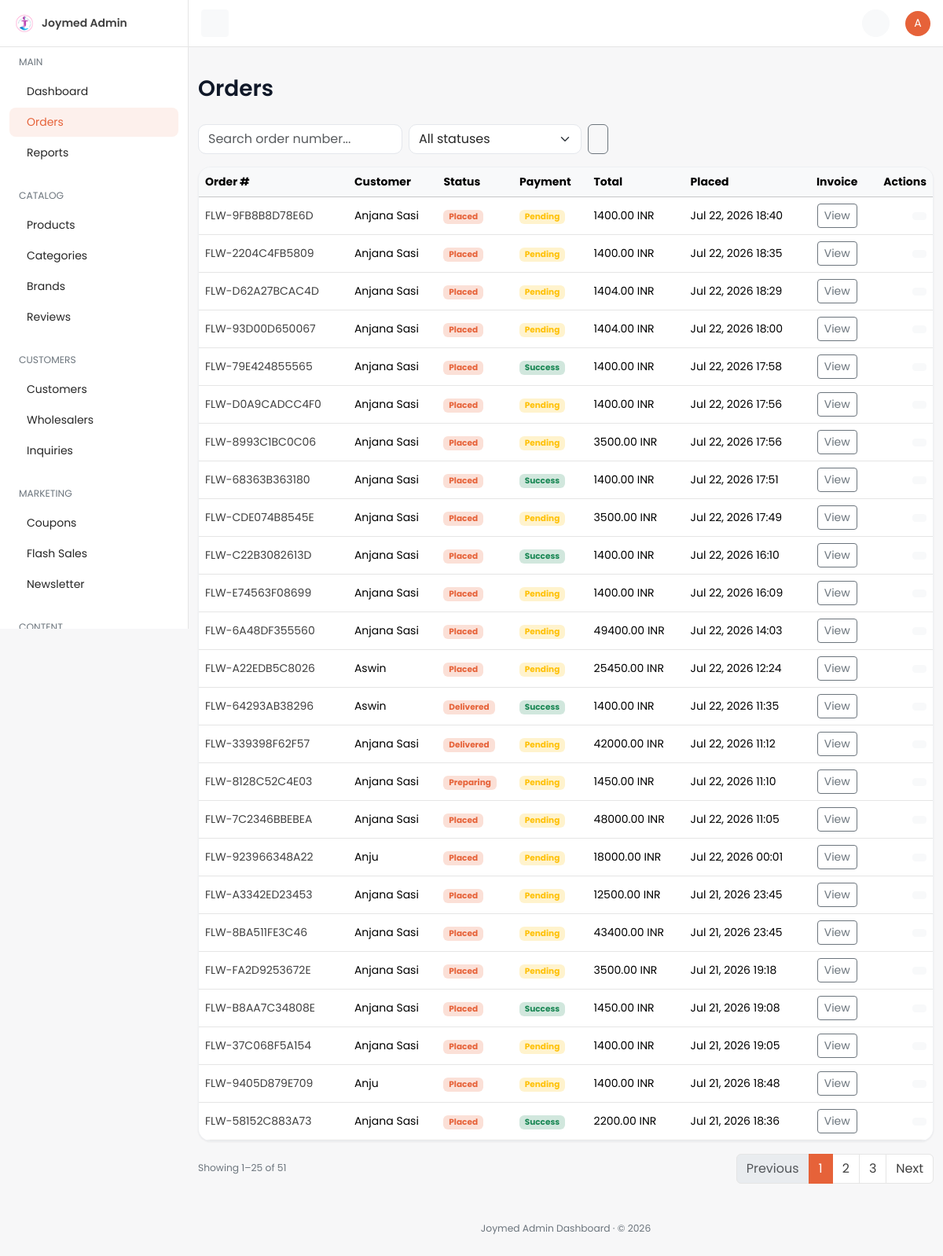
/dashboard/orders/ (signed in), run on an earlier commit of the app's database.
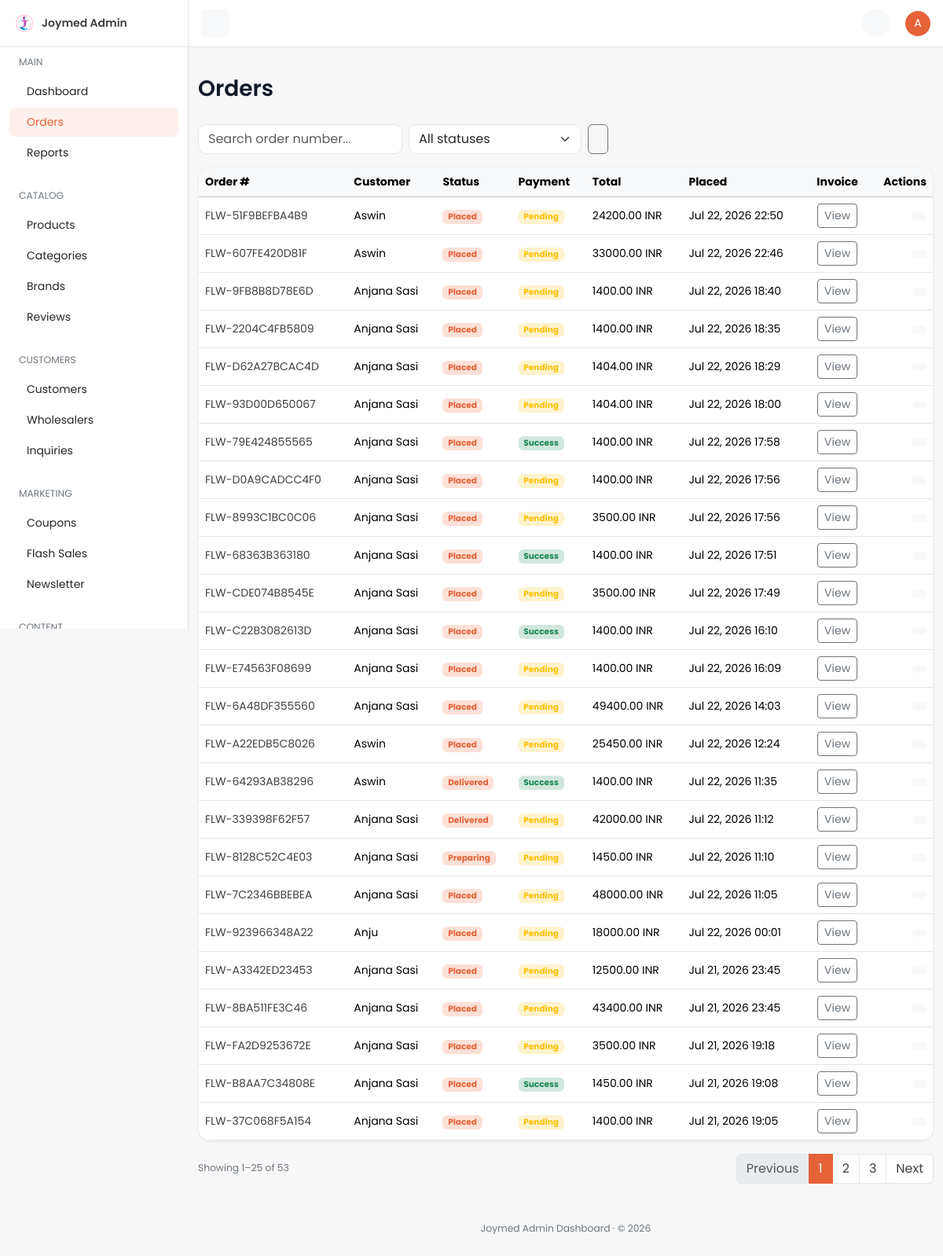
And on a later commit of the database.
### orders/models.py (models this page shows, shortened)
class Order(TimeStampedModel):
    customer_profile = models.ForeignKey(
        "accounts.CustomerProfile",
        on_delete=models.CASCADE,
        related_name="orders",
        null=True,
        blank=True,
        verbose_name="Customer profile",
        help_text="Owner of this order; null for guest checkout.",
    )
    cart = models.ForeignKey(
        "cart.Cart",
        on_delete=models.SET_NULL,
        null=True,
        blank=True,
        related_name="orders",
        verbose_name="Source cart",
    )
    order_number = models.CharField(
        max_length=32,
        unique=True,
        db_index=True,
        verbose_name="Order number",
        help_text="Human-readable unique order reference.",
    )
    idempotency_key = models.CharField(
        max_length=64,
        unique=True,
        null=True,
        blank=True,
        db_index=True,
        verbose_name="Idempotency key",
        help_text="Client-supplied key preventing duplicate order creation.",
    )
    order_status = models.CharField(
        max_length=20,
        choices=OrderStatus.choices,
        default=OrderStatus.RECEIVED,
        db_index=True,
        verbose_name="Order status",
    )
    delivery_date = models.DateField(
        null=True,
        blank=True,
        verbose_name="Delivery date",
        db_index=True,
    )
    subtotal = models.DecimalField(max_digits=12, decimal_places=2, default=0)
    coupon_discount = models.DecimalField(max_digits=12, decimal_places=2, default=0)
    delivery_charge = models.DecimalField(max_digits=12, decimal_places=2, default=0)
    total_amount = models.DecimalField(
        max_digits=12,
        decimal_places=2,
        verbose_name="Total amount",
        help_text="Order total in the customer's checkout currency.",
    )
    currency = models.ForeignKey(
        "core.Currency",
        on_delete=models.PROTECT,
        null=True,
        blank=True,
        related_name="orders",
        verbose_name="Currency",
    )
    delivery_address_snapshot = models.JSONField(
        default=dict,
        verbose_name="Delivery address snapshot",
    )
    invoice_details = models.JSONField(default=dict, verbose_name="Invoice details")
    class Meta:
        verbose_name = "Order"
        verbose_name_plural = "Orders"
        indexes = [
            models.Index(
                fields=["customer_profile", "-created_at"],
                name="ord_customer_created_idx",
            ),
            models.Index(fields=["order_status"], name="orders_order_status_idx"),
            models.Index(fields=["idempotency_key"], name="orders_idempotency_key_idx"),
        ]
        ordering = ["-created_at"]
    @property
    def payment_status_display(self) -> str:
        tx = self.payment_transactions.filter(status="success").last()
        if not tx:
            tx = self.payment_transactions.last()
        if not tx:
            return "Unknown"
        return tx.get_status_display()

### accounts/models.py (models this page shows, shortened)
class CustomerProfile(TimeStampedModel):
    user = models.OneToOneField(
        settings.AUTH_USER_MODEL,
        on_delete=models.CASCADE,
        related_name="customer_profile",
        verbose_name="User",
        help_text="Linked Django auth user.",
    )
    phone = models.CharField(
        max_length=20,
        blank=True,
        db_index=True,
        verbose_name="Phone number",
        help_text="Customer mobile number used for OTP login.",
    )
    phone_verified = models.BooleanField(
        default=False,
        verbose_name="Phone verified",
        help_text="True after a successful OTP verification for this phone.",
    )
    preferred_language = models.CharField(
        max_length=5,
        choices=settings.LANGUAGES,
        default=settings.LANGUAGE_CODE,
        verbose_name="Preferred language",
        help_text="Customer's preferred storefront language.",
    )
    preferred_currency = models.ForeignKey(
        "core.Currency",
        on_delete=models.PROTECT,
        related_name="customer_profiles",
        verbose_name="Preferred currency",
        help_text="Currency used to display prices for this customer.",
    )
    date_of_birth = models.DateField(
        null=True,
        blank=True,
        verbose_name="Date of birth",
        help_text="Optional date of birth for personalization.",
    )
    default_address = models.ForeignKey(
        "accounts.Address",
        on_delete=models.SET_NULL,
        null=True,
        blank=True,
        related_name="+",
        verbose_name="Default address",
        help_text="Customer's primary delivery address.",
    )
    notify_via_email = models.BooleanField(
        default=True,
        verbose_name="Email notifications",
        help_text="Receive order updates via email.",
    )
    notify_via_sms = models.BooleanField(
        default=True,
        verbose_name="SMS notifications",
        help_text="Receive order updates via SMS.",
    )
    notify_via_whatsapp = models.BooleanField(
        default=False,
        verbose_name="WhatsApp notifications",
        help_text="Receive order updates via WhatsApp.",
    )
    class Meta:
        verbose_name = "Customer profile"
        verbose_name_plural = "Customer profiles"
        indexes = [
            models.Index(fields=["phone"], name="accounts_profile_phone_idx"),
        ]
    def __str__(self) -> str:
        return self.user.get_full_name() or self.user.email or str(self.pk)

### payments/models.py (models this page shows, shortened)
class PaymentTransaction(TimeStampedModel):
    order = models.ForeignKey(
        "orders.Order",
        on_delete=models.CASCADE,
        related_name="payment_transactions",
        verbose_name="Order",
    )
    gateway_key = models.CharField(max_length=40, db_index=True, verbose_name="Gateway key")
    amount = models.DecimalField(max_digits=12, decimal_places=2, verbose_name="Amount")
    currency = models.ForeignKey(
        "core.Currency",
        on_delete=models.PROTECT,
        related_name="payment_transactions",
        verbose_name="Currency",
    )
    status = models.CharField(
        max_length=20,
        choices=PaymentStatus.choices,
        default=PaymentStatus.PENDING,
        db_index=True,
        verbose_name="Status",
    )
    external_intent_id = models.CharField(
        max_length=120,
        blank=True,
        db_index=True,
        verbose_name="External intent ID",
    )
    external_transaction_id = models.CharField(
        max_length=120,
        blank=True,
        verbose_name="External transaction ID",
    )
    metadata = models.JSONField(default=dict, verbose_name="Metadata")
    class Meta:
        verbose_name = "Payment transaction"
        verbose_name_plural = "Payment transactions"
        indexes = [
            models.Index(fields=["order", "status"], name="pay_tx_order_status_idx"),
            models.Index(fields=["gateway_key", "status"], name="pay_tx_gateway_status_idx"),
        ]

### core/models.py (models this page shows, shortened)
class TimeStampedModel(models.Model):
    created_at = models.DateTimeField(
        auto_now_add=True,
        db_index=True,
        verbose_name="Created at",
        help_text="Timestamp when this record was first created.",
    )
    updated_at = models.DateTimeField(
        auto_now=True,
        db_index=True,
        verbose_name="Updated at",
        help_text="Timestamp when this record was last modified.",
    )
    class Meta:
        abstract = True

class Currency(TimeStampedModel):
    code = models.CharField(
        max_length=3,
        unique=True,
        db_index=True,
        verbose_name="Currency code",
        help_text="ISO 4217 currency code, e.g. QAR or USD.",
    )
    symbol = models.CharField(
        max_length=8,
        verbose_name="Symbol",
        help_text="Display symbol shown alongside prices, e.g. ر.ق or $.",
    )
    exchange_rate_to_base = models.DecimalField(
        max_digits=18,
        decimal_places=8,
        verbose_name="Exchange rate to base",
        help_text="Multiplier to convert this currency into the platform base currency.",
    )
    is_default = models.BooleanField(
        default=False,
        db_index=True,
        verbose_name="Is default",
        help_text="When True, this currency is the storefront default.",
    )
    is_active = models.BooleanField(
        default=True,
        db_index=True,
        verbose_name="Is active",
        help_text="When False, this currency is hidden/inactive on the storefront.",
    )
    class Meta:
        verbose_name = "Currency"
        verbose_name_plural = "Currencies"
        indexes = [
            models.Index(fields=["is_default"], name="core_currency_is_default_idx"),
        ]

### dashboard/views/orders.py (the view)
# urls.py: path("orders/", orders.order_list, name="order-list"),
@dashboard_required
@require_http_methods(["GET"])
def order_list(request: HttpRequest) -> HttpResponse:
    qs = Order.objects.select_related("customer_profile__user", "currency").order_by("-created_at")
    status = request.GET.get("status", "").strip()
    if status:
        qs = qs.filter(order_status=status)
    query = request.GET.get("q", "").strip()
    if query:
        qs = qs.filter(order_number__icontains=query)
    paginator = Paginator(qs, 25)
    page_obj = paginator.get_page(request.GET.get("page"))
    params = request.GET.copy()
    params.pop("page", None)
    context = {
        "nav_section": "orders",
        "page_title": "Orders",
        "page_obj": page_obj,
        "objects": page_obj.object_list,
        "statuses": OrderStatus.choices,
        "current_status": status,
        "search_query": query,
        "querystring": params.urlencode(),
    }
    return render(request, "dashboard/orders/list.html", context)

### cart/selectors.py (called while the page is built)
def get_cart_for_request(*, request: HttpRequest) -> Optional[Cart]:
    if hasattr(request, _CART_CACHE_ATTR):
        return getattr(request, _CART_CACHE_ATTR)
    if not request.session.session_key:
        request.session.create()
    session_key = request.session.session_key
    cart = None
    if request.user.is_authenticated and hasattr(request.user, "customer_profile"):
        cart = (
            Cart.objects.filter(customer_profile=request.user.customer_profile)
            .select_related("currency", "destination_city")
            .first()
        )
    if cart is None:
        cart = (
            Cart.objects.filter(session_key=session_key)
            .select_related("currency", "destination_city")
            .first()
        )
    setattr(request, _CART_CACHE_ATTR, cart)
    return cart

def get_cart_item_count(*, cart: Cart | None) -> int:
    if cart is None:
        return 0
    total = CartItem.objects.filter(cart=cart).aggregate(total=Sum("quantity"))["total"]
    return int(total or 0)

def get_cart_count(*, request: HttpRequest) -> int:
    cart = get_cart_for_request(request=request)
    return get_cart_item_count(cart=cart)

### dashboard/templates/dashboard/orders/list.html (shortened to what this page needs)
{% extends "dashboard/base.html" %}
{% block page_title %}Orders{% endblock %}
{% block content %}
<div class="row">
  <div class="col-12">
    <form method="get" class="d-flex gap-2 mb-3 flex-wrap">
      <input type="text" name="q" value="{{ search_query }}" class="form-control" style="max-width: 260px;" placeholder="Search order number..." />
      <select name="status" class="form-select" style="max-width: 220px;" onchange="this.form.submit()">
        <option value="">All statuses</option>
      </select>
      <button type="submit" class="btn btn-outline-secondary"></button>
    </form>
    <div class="card table-responsive">
      <table class="table mb-0 text-nowrap table-hover align-middle">
        <thead class="table-light">
          <tr><th>Order #</th><th>Customer</th><th>Status</th><th>Payment</th><th>Total</th><th>Placed</th><th class="text-center">Invoice</th><th class="text-end">Actions</th></tr>
        </thead>
        <tbody>
          {% for order in objects %}
          <tr>
            <td><a href="{% url 'dashboard:order-detail' order.pk %}">{{ order.order_number }}</a></td>
            <td>
              {% if order.cart and not order.cart.customer_profile %}
                Guest
              {% else %}
                {{ order.customer_profile|default:"Guest" }}
              {% endif %}
            </td>
            <td><span class="badge bg-primary-subtle text-primary">{{ order.get_order_status_display }}</span></td>
            <td>
              {% if order.payment_status_display == 'Success' or order.payment_status_display == 'Paid' %}
              <span class="badge bg-success-subtle text-success">{{ order.payment_status_display }}</span>
              {% elif order.payment_status_display == 'Failed' %}
              <span class="badge bg-danger-subtle text-danger">{{ order.payment_status_display }}</span>
              {% else %}
              <span class="badge bg-warning-subtle text-warning">{{ order.payment_status_display }}</span>
              {% endif %}
            </td>
            <td>{{ order.total_amount|floatformat:2 }} {% if order.currency %}{{ order.currency.code }}{% endif %}</td>
            <td>{{ order.created_at|date:"M d, Y H:i" }}</td>
            <td class="text-center">
              <a href="{% url 'dashboard:order-invoice' order.pk %}" class="btn btn-sm btn-outline-secondary" title="View Invoice" target="_blank"> View</a>
            </td>
            <td class="text-end">
              <a href="{% url 'dashboard:order-detail' order.pk %}" class="btn btn-sm btn-light" title="View Order"></a>
            </td>
          </tr>
          {% empty %}
          <tr><td colspan="8" class="text-center text-secondary py-5">No orders found.</td></tr>
          {% endfor %}
        </tbody>
      </table>
    </div>
    {% include "dashboard/partials/_pagination.html" %}
  </div>
</div>
{% endblock %}

What changed in the data, as far as the page shows it:
no longer on this page (row unchanged): Order: order_number "FLW-9405D879E709", customer_profile "Anju", order_status "Placed", payment_status_display "Pending", total_amount "1400.00", currency.code "INR", created_at "Jul 21, 2026 18:48"
no longer on this page (row unchanged): Order: order_number "FLW-58152C883A73", customer_profile "Anjana Sasi", order_status "Placed", payment_status_display "Success", total_amount "2200.00", currency.code "INR", created_at "Jul 21, 2026 18:36"
added Order: order_number "FLW-51F9BEFBA4B9", customer_profile "Aswin", order_status "Placed", payment_status_display "Pending", total_amount "24200.00", currency.code "INR", created_at "Jul 22, 2026 22:50"
added Order: order_number "FLW-607FE420D81F", customer_profile "Aswin", order_status "Placed", payment_status_display "Pending", total_amount "33000.00", currency.code "INR", created_at "Jul 22, 2026 22:46"
Also different on the page:
{{ page_obj.paginator.count }}: "51" → "53"
